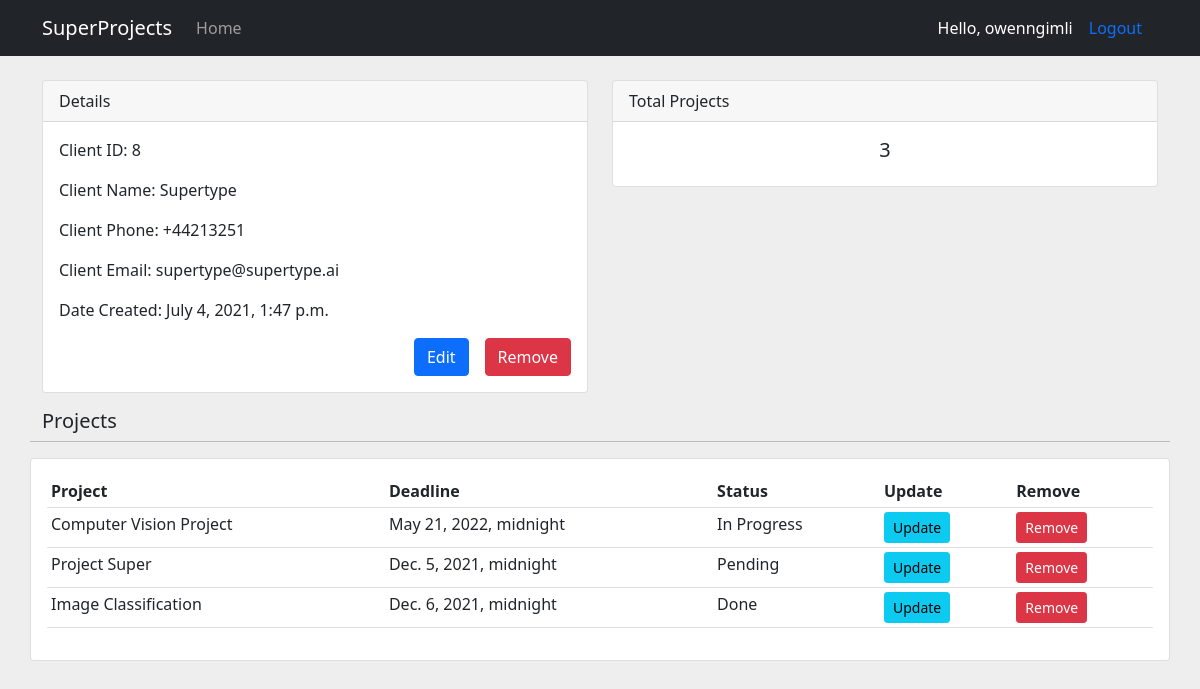
Page /client/8/ (signed in) on the committed database.
### project/models.py (models this page shows, shortened)
class Client(models.Model):
    name = models.CharField(max_length=128, null=True)
    phone = models.CharField(max_length=20, null=True, blank=True)
    email = models.CharField(max_length=50, null=True)
    date_created = models.DateTimeField(auto_now_add=True) #auto_now is for future dates (e.g. modify date)

class Project(models.Model):
    STATUS = (
        ('Pending', 'Pending'),
        ('In Progress', 'In Progress'),
        ('Done', 'Done')
    )
    name = models.CharField(max_length=128)
    deadline = models.DateTimeField()
    date_created = models.DateTimeField(auto_now_add=True)
    description = models.TextField(max_length=128, null=True, blank=True)
    status = models.CharField(max_length=20, null=True, choices=STATUS)
    client = models.ForeignKey(Client, null=True, blank=True, on_delete=models.SET_NULL)

### project/views.py (the view)
# urls.py: path('client/<str:pk_client>/', views.client, name='client'),
@login_required(login_url='login')
def client(request, pk_client):
    client = Client.objects.get(id=pk_client)
    projects = client.project_set.all()
    total_projects = projects.count()
    context = {
        "projects": projects,
        "client": client,
        "total_projects": total_projects
    }
    return render(request, 'project/client.html', context)

### project/templates/project/client.html
{% extends 'project/base.html' %}
{% block content %}
<br />
<div class="container">
  <div class="row">
    <div class="col-md-6">
      <div class="card mb-3">
        <div class="card-header">Details</div>
        <div class="card-body">
          <p class="card-text">Client ID: {{ client.id }}</p>
          <p class="card-text">Client Name: {{ client.name }}</p>
          <p class="card-text">Client Phone: {{ client.phone }}</p>
          <p class="card-text">Client Email: {{ client.email }}</p>
          <p class="card-text">Date Created: {{ client.date_created }}</p>
          <div
            class="btn-wrapper"
            style="
              display: flex;
              justify-content: flex-end;
              align-items: center;
            "
          >
            <a
              href="{% url 'update_client' client.id %}"
              class="btn btn-primary btn-block mx-3"
              >Edit</a
            >
            <a
              href="{% url 'delete_client' client.id %}"
              class="btn btn-danger btn-block"
              >Remove</a
            >
          </div>
        </div>
      </div>
    </div>
    <div class="col-md-6">
      <div class="card mb-3">
        <div class="card-header">Total Projects</div>
        <div class="card-body">
          <h5 class="card-title" style="text-align: center">
            {{ total_projects }}
          </h5>
        </div>
      </div>
    </div>
  </div>
  <div class="row">
    <h5>Projects</h5>
    <hr />
    <div class="card card-body">
      <table class="table table-sm">
        <tr>
          <th>Project</th>
          <th>Deadline</th>
          <th>Status</th>
          <th>Update</th>
          <th>Remove</th>
        </tr>
        {% for proj in projects %}
        <tr>
          <td>{{ proj.name }}</td>
          <td>{{ proj.deadline }}</td>
          <td>{{ proj.status }}</td>
          <td>
            <a
              class="btn btn-sm btn-info"
              href="{% url 'update_project' proj.id %}"
              >Update</a
            >
          </td>
          <td>
            <a
              class="btn btn-sm btn-danger"
              href="{% url 'delete_project' proj.id %}"
              >Remove</a
            >
          </td>
        </tr>
        {% endfor %}
      </table>
    </div>
  </div>
</div>
{% endblock %}

### project/templates/project/navbar.html (shortened to what this page needs)
<nav class="navbar navbar-expand-lg navbar-dark bg-dark">
  <div class="container container-fluid">
    <a class="navbar-brand" href="#">SuperProjects</a>
    <div class="collapse navbar-collapse" id="navbarNav">
      <ul class="navbar-nav">
        <li class="nav-item">
          <a class="nav-link" href="{% url 'home' %}">Home</a>
        </li>
      </ul>
    </div>
    <span class="mr-3" style="color: white">Hello, {{ request.user }}</span>
    <span><a class="nav-link" href="{% url 'logout' %}">Logout</a></span>
  </div>
</nav>

### project/templates/project/base.html (style rules this page uses)
body { background-color: #eee; }

### rows in the picture
Client: id "8", name "Supertype", phone "+44213251", email "supertype@supertype.ai", date_created "July 4, 2021, 1:47 p.m."
Project: name "Computer Vision Project", deadline "May 21, 2022, midnight", status "In Progress"
Project: name "Project Super", deadline "Dec. 5, 2021, midnight", status "Pending"
Project: name "Image Classification", deadline "Dec. 6, 2021, midnight", status "Done"

### other values in the picture
{{ request.user }} "owenngimli"
{{ total_projects }} "3"
